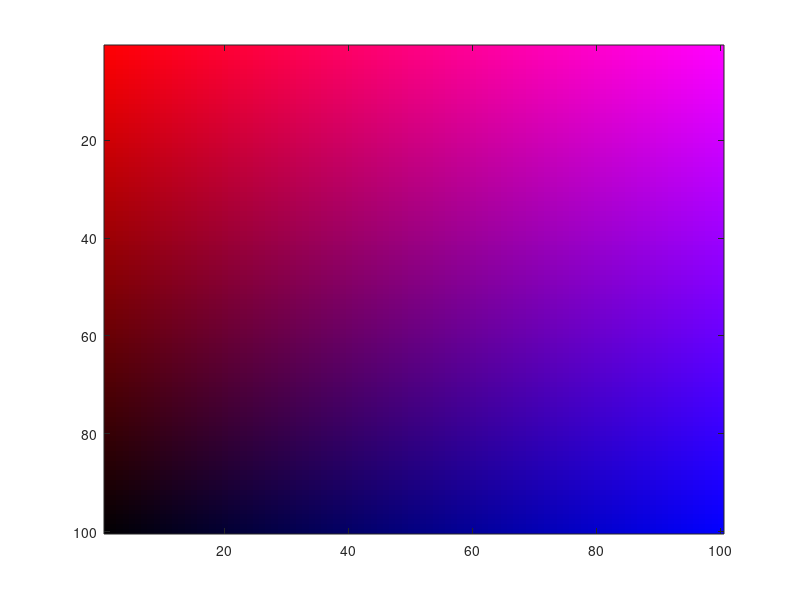

MATLAB code for this plot:
function [] = make_2d_cbar()
gridsize = 100;
maxval = 0.316469; maxval = maxval/(gridsize);
color_grid = ones(gridsize); % create 100 x 100 matrix

for i = 1:gridsize
    for j = 1:gridsize
        color_grid(j,i) = maxval*(i + j/gridsize);
    end
end

map = [];
for i = 1:gridsize
    for j = 1:gridsize
        map = [map; [i/gridsize 0 j/gridsize]];
    end
end
figure; imagesc(flipud(color_grid'))
colormap(map)
